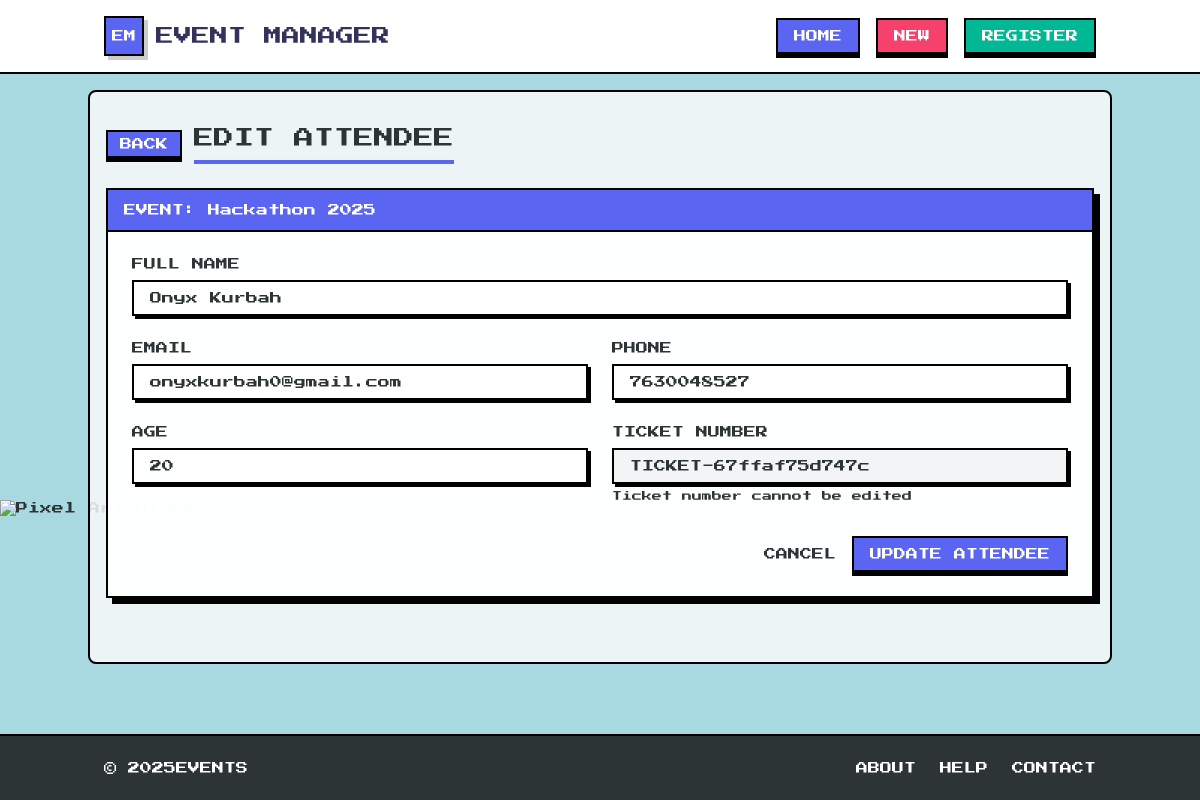
Page /edit_attendee.php?attendee_id=28 on the committed database.
### tables this page shows
CREATE TABLE `events` (
  `event_id` int(11) NOT NULL,
  `event_name` varchar(255) NOT NULL,
  `event_description` text DEFAULT NULL,
  `event_date` datetime NOT NULL,
  `event_location` varchar(255) NOT NULL,
  `ticket_price` decimal(10,2) NOT NULL,
  `created_at` timestamp NOT NULL DEFAULT current_timestamp()
);

CREATE TABLE `attendees` (
  `attendee_id` int(11) NOT NULL,
  `event_id` int(11) NOT NULL,
  `full_name` varchar(255) NOT NULL,
  `email` varchar(255) NOT NULL,
  `phone` varchar(20) DEFAULT NULL,
  `age` int(11) DEFAULT NULL,
  `ticket_number` varchar(50) NOT NULL,
  `qr_code_url` varchar(255) DEFAULT NULL,
  `registered_at` timestamp NOT NULL DEFAULT current_timestamp()
);

### edit_attendee.php (the view, shortened to what this page needs)
<?php
include 'includes/header.php';
include 'db.php';
$attendee_id = $_GET['attendee_id'];
$attendee = $conn->query("SELECT * FROM attendees WHERE attendee_id = $attendee_id")->fetch(PDO::FETCH_ASSOC);
$event = $conn->query("SELECT * FROM events WHERE event_id = {$attendee['event_id']}")->fetch(PDO::FETCH_ASSOC);
?>
<div class="mb-6 flex items-center">
    <a href="view_attendees.php?event_id=<?= $attendee['event_id'] ?>" class="mr-3 pixel-button bg-primary text-white px-3 py-1 border-2 border-black">
        BACK
    </a>
    <h2 class="text-xl text-dark border-b-4 border-primary pb-2">EDIT ATTENDEE</h2>
</div>
<div class="pixel-card animate-pixel mb-8">
    <div class="bg-primary border-b-2 border-black px-4 py-3">
        <h3 class="text-white">EVENT: <?= $event['event_name'] ?></h3>
    </div>
    <div class="p-6">
        <form method="POST">
            <div class="grid grid-cols-1 md:grid-cols-2 gap-6">
                <div class="col-span-2">
                    <label for="full_name" class="block mb-2">FULL NAME</label>
                    <input type="text" id="full_name" name="full_name" value="<?= htmlspecialchars($attendee['full_name']) ?>" required
                           class="w-full px-4 py-2 pixel-input">
                </div>
                <div>
                    <label for="email" class="block mb-2">EMAIL</label>
                    <input type="email" id="email" name="email" value="<?= htmlspecialchars($attendee['email']) ?>" required
                           class="w-full px-4 py-2 pixel-input">
                </div>
                <div>
                    <label for="phone" class="block mb-2">PHONE</label>
                    <input type="text" id="phone" name="phone" value="<?= htmlspecialchars($attendee['phone']) ?>"
                           class="w-full px-4 py-2 pixel-input">
                </div>
                <div>
                    <label for="age" class="block mb-2">AGE</label>
                    <input type="number" id="age" name="age" min="1" max="120"
                           value="<?= isset($attendee['age']) ? htmlspecialchars($attendee['age']) : '' ?>"
                           class="w-full px-4 py-2 pixel-input">
                </div>
                <div>
                    <label for="ticket_number" class="block mb-2">TICKET NUMBER</label>
                    <input type="text" id="ticket_number" value="<?= htmlspecialchars($attendee['ticket_number']) ?>" disabled
                           class="w-full px-4 py-2 pixel-input bg-gray-100">
                    <p class="text-[10px] mt-1 text-dark">Ticket number cannot be edited</p>
                </div>
            </div>
            <div class="mt-8 flex items-center justify-end">
                <a href="view_attendees.php?event_id=<?= $attendee['event_id'] ?>" class="mr-4 text-dark hover:text-primary">CANCEL</a>
                <button type="submit" class="pixel-button bg-primary text-white px-4 py-2 border-2 border-black">
                    UPDATE ATTENDEE
                </button>
            </div>
        </form>
    </div>
</div>
<?php include 'includes/footer.php'; ?>

### includes/header.php (style rules this page uses)
* { image-rendering: pixelated; }
body { background-color: #a8d8e0; position: relative; }
.pixel-button { position: relative; display: inline-block; box-shadow: 0 4px 0 0 #000; transition: all 0.1s ease; image-rendering: pixelated; }
.pixel-input { border: 2px solid #000; box-shadow: 3px 3px 0 0 #000; background-color: #fff; transition: all 0.1s ease; }
.pixel-card { border: 2px solid #000; box-shadow: 6px 6px 0 0 #000; background-color: rgba(255, 255, 255, 0.95); }
.animate-pixel { animation: pixelFadeIn 0.3s steps(5) forwards; }

### rows in the picture
events: event_name "Hackathon 2025"
attendees: full_name "Onyx Kurbah", email "onyxkurbah0@gmail.com", phone "7630048527", age "20", ticket_number "TICKET-67ffaf75d747c"
